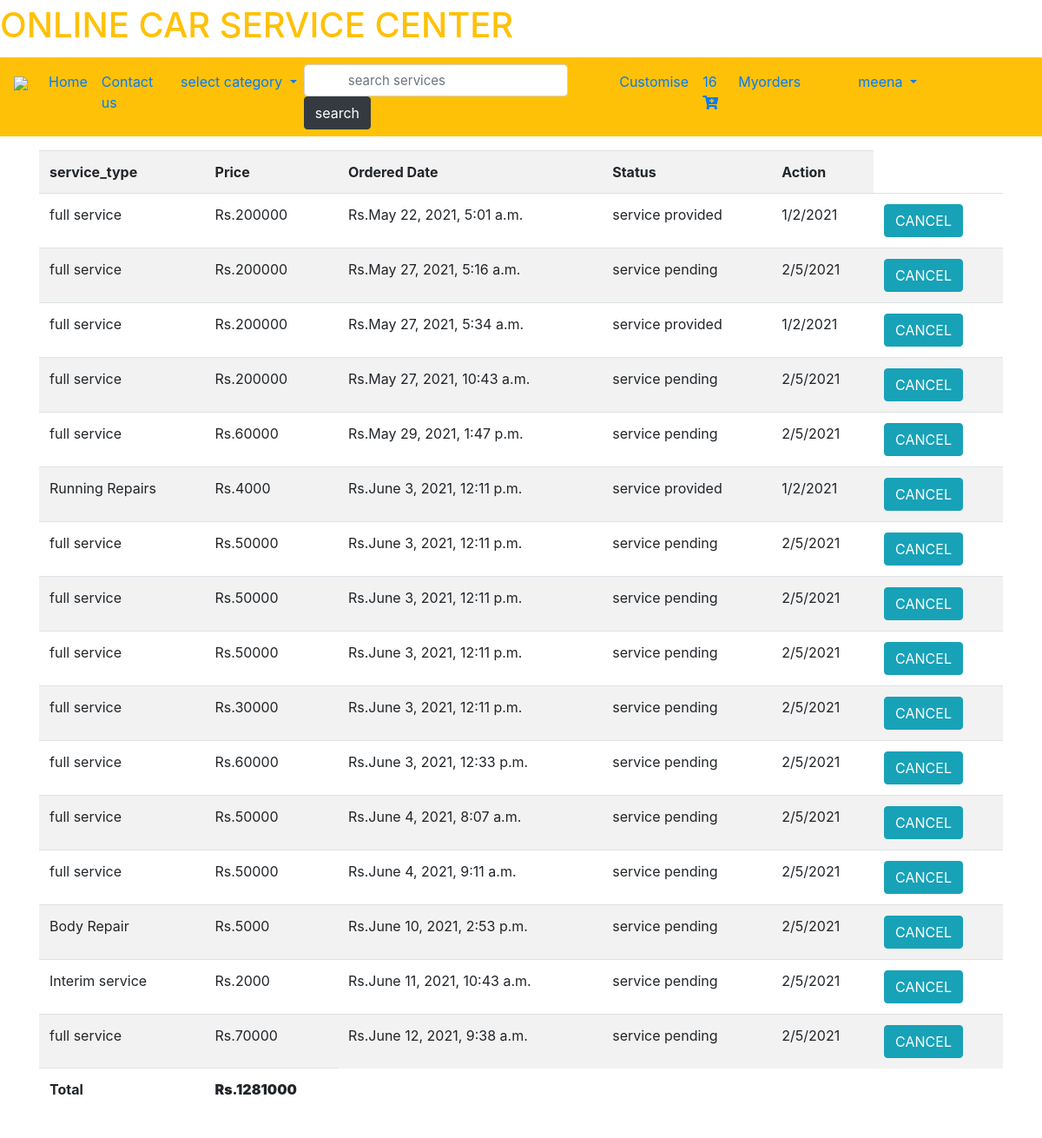
Page /appointment/ (signed in) on the committed database.
### service/models.py (models this page shows)
class User(AbstractUser):
	t = (
		(1,'owner'),
		(2,'customer'),
		(3,'Anonymous'),
		)
	role = models.IntegerField(default=3,choices=t)
	g=[('M',"Male"),('F','Female')]
	age=models.IntegerField(default=10)
	impf=models.ImageField(upload_to='Profiles/',default="Note.jpg")
	gender=models.CharField(max_length=10,choices=g)
	first_name=models.CharField(max_length=100)
	last_name=models.CharField(max_length=100)
	car_regno=models.CharField(max_length=20)
	phno=models.CharField(null='True',max_length=30)
	address=models.TextField(null='True')
	city=models.CharField(max_length=30,null='True')
	state=models.CharField(max_length=40,null='True')
	pin=models.IntegerField(null='True')
	nameoncard=models.CharField(max_length=30,null='True')
	creditcardnumber=models.IntegerField(null='True')
	Expyear=models.DateField(null='True')
	expmonth=models.CharField(max_length=20,null='True')
	cvv=models.IntegerField(null='True')
	date=models.DateField(null='True')

class Myorders(models.Model):
	service_type=models.CharField(max_length=30)
	price=models.IntegerField()
	a=[("I don't want this service_type","I don't want this service_type"),("I want to change address/phone number","I want to change address/phone number"),("High cost of service","High cost of service"),("others","others")]
	cancel=models.CharField(max_length=200,choices=a,null=True)
	is_status=models.IntegerField(default=1)
	date=models.DateTimeField(auto_now_add='True',null=True)
	user=models.ForeignKey(User,on_delete=models.CASCADE,null=True)

### service/views.py (the view)
# urls.py: path('appointment/',views.appointment,name="appointment"),
def appointment(request):
	my=Myorders.objects.filter(user_id=request.user.id)
	d=CarCategory.objects.all()
	sum=0
	count=0
	for i in my:
		count=count+1
		sum=sum+i.price
	return render(request,'services/appointment.html',{'sum':sum,'count':count,'my':my})

### service/templates/services/appointment.html
{% extends 'services/base.html' %}
{% block content %}
{% load static %}
<div class="row mt-3">
    <div class="container">
    <div class="">
     <table class="table table-striped">
      <tr>
      <th>service_type</th>
      <th>Price</th>
      <th>Ordered Date</th>
      <th>Status</th>
      <th>Action</th>
      </tr>
      {% for i in my %}
      <tr>
         <td>{{i.service_type}}</td>
         <td><span class="price">Rs.{{i.price}}</span></td>
         <td><span class="price">Rs.{{i.date}}</span></td>
         {% if i.is_status == 1 %}
         <td>service pending</td>
         {% else %}
         <td>service provided</td>
         {% endif %}
         {% if i.is_status == 1 %}
         <td>2/5/2021</td>
         {% else %}
         <td>1/2/2021</td>
         {% endif %}
           <td>  <a href="{% url 'cancel' i.id %}" class="btn btn-info"> CANCEL</a></td>
       </tr>
       {% endfor %}
       <tr>
        <th>Total</th>
        <th><p><b>Rs.{{sum}}</b></p></th>
       </tr>
     </table>
</div>
</div>
  </div>
{% endblock %}

### service/templates/services/navbar.html (shortened to what this page needs)
{% load static %}
 <a class="navbar-brand" href="#">
    <h1 class="text-warning" align="center">ONLINE CAR SERVICE CENTER</h1>
  </a>
<nav class="navbar navbar-expand-sm bg-warning navbar-warning">
  <div class="collapse navbar-collapse" id="collapsibleNavbar">
    <ul class="navbar-nav">
      <a class="navbar-brand" href="#">
    <img src="{% static 'images/car.png' %}"  style="width:40px;">
  </a>
      {% if not user.is_authenticated %}
      <li class="nav-item">
        <a class="nav-link" href="{% url 'home' %}">Home</a>
      </li>
      </li>
      <li class="nav-item">
        <a class="nav-link" href="{% url 'cn' %}">Contact us</a>
      </li>
       {% elif user.role == 2 %}
      <li class="nav-item">
        <a class="nav-link" href="{% url 'home' %}">Home</a>
      </li>
      <li class="nav-item">
        <a class="nav-link" href="{% url 'cn' %}">Contact us</a>
      </li>
      <li class="dropdown">
        <a type="button" class="nav-link dropdown-toggle" data-toggle="dropdown">select category
        </a>
      </li>
     <form class="form-inline four" action="/search">
          <input class="form-control" name="q" placeholder="search services" type="search" aria-label="search" style="padding-left: 50px;font-size: 15px" >
          <button class="btn btn-dark my-2 my-sm-0" type="submit" >search</button>
        </form>
      <li class="nav-item">
        <a class="nav-link" href="{% url 'custom' %}">Customise</a>
      </li>
      <ul class="navbar-nav ml-auto" style="margin-right:50px">
      <li class="nav-item">
        <a class="nav-link" href="{% url 'cartdetails' %}">{{count}}<i class="fas fa-cart-plus"></i></a>
      </li>
      <li class="nav-item">
        <a class="nav-link" href="{% url 'myorders' %}">Myorders</a>
      </li>
    </ul>
        <li class="dropdown">
  <a type="button" class="nav-link dropdown-toggle" data-toggle="dropdown">
    {{user.username}}
  </a>
</li>
      {% endif %}
    </ul>
  </div>
</nav>

### rows in the picture
User: username "meena"
Myorders: service_type "full service", price "200000", date "May 22, 2021, 5:01 a.m.", is_status "service provided"
Myorders: service_type "full service", price "200000", date "May 27, 2021, 5:16 a.m.", is_status "service pending"
Myorders: service_type "full service", price "200000", date "May 27, 2021, 5:34 a.m.", is_status "service provided"
Myorders: service_type "full service", price "200000", date "May 27, 2021, 10:43 a.m.", is_status "service pending"
Myorders: service_type "full service", price "60000", date "May 29, 2021, 1:47 p.m.", is_status "service pending"
Myorders: service_type "Running Repairs", price "4000", date "June 3, 2021, 12:11 p.m.", is_status "service provided"
Myorders: service_type "full service", price "50000", date "June 3, 2021, 12:11 p.m.", is_status "service pending"
Myorders: service_type "full service", price "50000", date "June 3, 2021, 12:11 p.m.", is_status "service pending"
Myorders: service_type "full service", price "50000", date "June 3, 2021, 12:11 p.m.", is_status "service pending"
Myorders: service_type "full service", price "30000", date "June 3, 2021, 12:11 p.m.", is_status "service pending"
Myorders: service_type "full service", price "60000", date "June 3, 2021, 12:33 p.m.", is_status "service pending"
Myorders: service_type "full service", price "50000", date "June 4, 2021, 8:07 a.m.", is_status "service pending"
Myorders: service_type "full service", price "50000", date "June 4, 2021, 9:11 a.m.", is_status "service pending"
Myorders: service_type "Body Repair", price "5000", date "June 10, 2021, 2:53 p.m.", is_status "service pending"
Myorders: service_type "Interim service", price "2000", date "June 11, 2021, 10:43 a.m.", is_status "service pending"
Myorders: service_type "full service", price "70000", date "June 12, 2021, 9:38 a.m.", is_status "service pending"

### other values in the picture
{{ count }} "16"
{{ sum }} "1281000"
